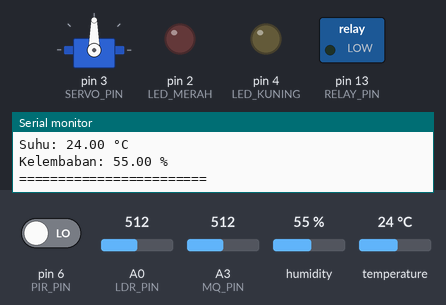
Bench run of a sketch on a simulated Arduino Uno, built with avr-gcc and run on an emulated ATmega328P. Parts: servo, switched loads named in the sketch (green lamp = pin HIGH), output pins drawn as LEDs (lit = HIGH), the last lines printed to the serial monitor. The test bench sets the inputs (shaded band); at power-on: pin 6 (PIR_PIN) LOW, temperature 24 °C, A0 (LDR_PIN) = 512, A3 (MQ_PIN) = 512, humidity 55 %.

Above: at 1.9 s.
2.0 s: pin 6 (PIR_PIN) driven HIGH
At 3.2 s:
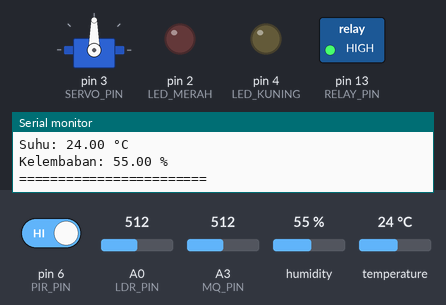
3.7 s: temperature set to 29.6 °C
5.5 s: temperature set to 30.7 °C
At 7.7 s:
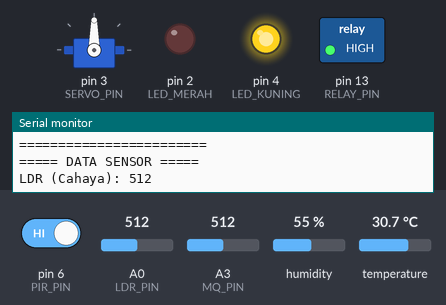
8.0 s: A0 (LDR_PIN) set to 485
At 9.9 s:
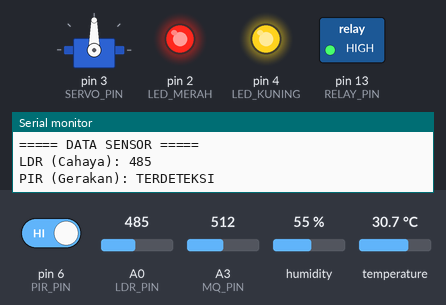
10.2 s: A3 (MQ_PIN) set to 414
16.5 s: A3 (MQ_PIN) set to 386
At 18.2 s:
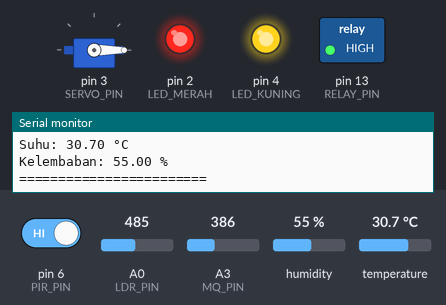
Timing chart, 0 to 19.7 s (numbered marks = the images above; inputs shaded):
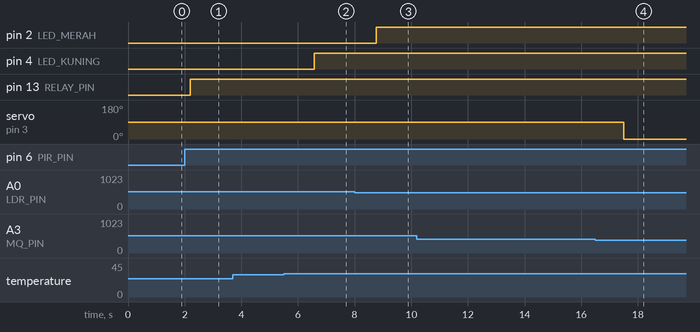

Measured:
- the behaviour switches between 30 and 30.1 °C on temperature (found by bisection; images 1 and 2)
- the behaviour switches between 500 and 499 on A0 (LDR_PIN) (found by bisection; images 2 and 3)
- the behaviour switches between 401 and 400 on A3 (MQ_PIN) (found by bisection; images 3 and 4)
- after the input at 2.0 s, pin 13 (RELAY_PIN): LOW → HIGH after 0.20 s
- after the input at 5.5 s, pin 4 (LED_KUNING): LOW → HIGH after 1.1 s
- after the input at 8.0 s, pin 2 (LED_MERAH): LOW → HIGH after 0.76 s
- after the input at 16.5 s, servo on pin 3 (SERVO_PIN): 90° → 0° after 1.0 s

The sketch:

sh.ino
```cpp
#include <Servo.h>
#include <DHT.h>

// === PIN DEFINISI ===
#define LDR_PIN A0
#define PIR_PIN 6
#define MQ_PIN A3
#define DHT_PIN 8
#define DHT_TYPE DHT22

#define LED_MERAH 2
#define LED_KUNING 4
#define RELAY_PIN 13
#define SERVO_PIN 3

// === OBJEK DAN VARIABEL ===
Servo myServo;
DHT dht(DHT_PIN, DHT_TYPE);

void setup()
{
    Serial.begin(9600);

    pinMode(LDR_PIN, INPUT);
    pinMode(PIR_PIN, INPUT);
    pinMode(MQ_PIN, INPUT);

    pinMode(LED_MERAH, OUTPUT);
    pinMode(LED_KUNING, OUTPUT);
    pinMode(RELAY_PIN, OUTPUT);

    myServo.attach(SERVO_PIN);
    myServo.write(0); // posisi awal

    dht.begin();

    Serial.println("Smart Home System Siap...");
}

void loop()
{
    // === BACA SENSOR ===
    int ldrValue = analogRead(LDR_PIN);    // 0 - 1023
    int mqValue = analogRead(MQ_PIN);      // 0 - 1023
    bool pirStatus = digitalRead(PIR_PIN); // HIGH jika deteksi gerakan

    float suhu = dht.readTemperature();    // Celcius
    float kelembaban = dht.readHumidity(); // %

    // === OUTPUT BERDASARKAN SENSOR ===
    // LDR - LED Merah (Nyala saat gelap)
    if (ldrValue < 500)
    {
        digitalWrite(LED_MERAH, HIGH);
    }
    else
    {
        digitalWrite(LED_MERAH, LOW);
    }

    // PIR - Relay (Aktif saat gerakan terdeteksi)
    if (pirStatus == HIGH)
    {
        digitalWrite(RELAY_PIN, HIGH); // Aktifkan relay
    }
    else
    {
        digitalWrite(RELAY_PIN, LOW); // Matikan relay
    }

    // MQ - Servo (Gerak saat gas terdeteksi)
    if (mqValue > 400)
    {
        myServo.write(90); // gerakkan servo
    }
    else
    {
        myServo.write(0); // kembali ke posisi awal
    }

    // DHT22 - LED Kuning (Nyala saat suhu > 30 derajat)
    if (suhu > 30)
    {
        digitalWrite(LED_KUNING, HIGH);
    }
    else
    {
        digitalWrite(LED_KUNING, LOW);
    }

    // === TAMPILKAN DI SERIAL MONITOR ===
    Serial.println("===== DATA SENSOR =====");
    Serial.print("LDR (Cahaya): ");
    Serial.println(ldrValue);
    Serial.print("PIR (Gerakan): ");
    Serial.println(pirStatus ? "TERDETEKSI" : "TIDAK");
    Serial.print("MQ (Gas): ");
    Serial.println(mqValue);
    Serial.print("Suhu: ");
    Serial.print(suhu);
    Serial.println(" °C");
    Serial.print("Kelembaban: ");
    Serial.print(kelembaban);
    Serial.println(" %");
    Serial.println("========================\n");

    delay(1000); // Delay 1 detik
}
```
